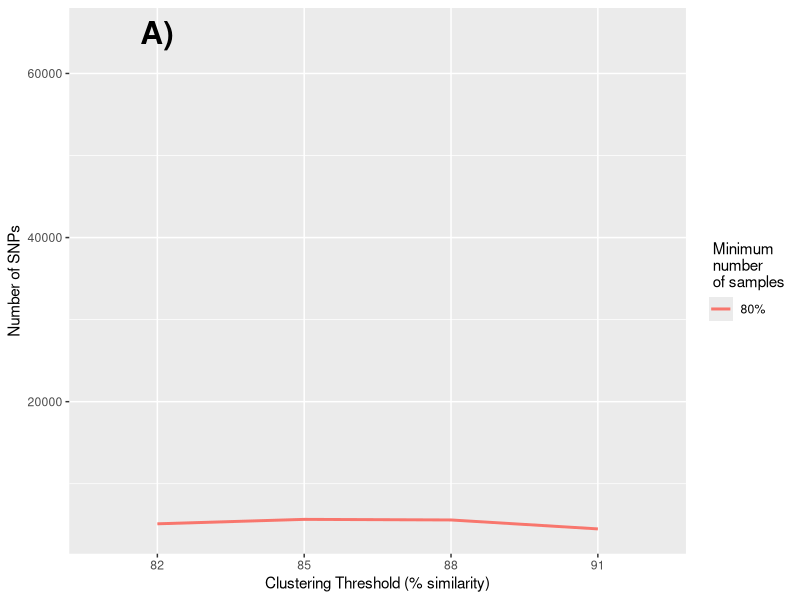

Generate this figure with R: (Note: this script raises an error after producing the figure.)
## Packages used 
library(dplyr)
library(ggplot2)
library(tidyr)

## Working direcory
setwd("~/GBS_Bioinf_Process_Mamm/bin")

## Start with a fresh brain
rm(list = ls())

## Get  parameters file
parameters <- read.table("../out/ipyrad_outfiles/stats/param_clust.txt")
colnames(parameters) <- c("parameter", "loci", "snp")


#### clustering threshold ####

## Reorder the data frame, separate the column parameters by "_" 
## Filter by  clustering threshold
## Change the numeric columns to factors
clust_thresh <- parameters %>% 
  separate(parameter, c("param", "value", "min_sam"), "_") %>%
  filter(param == "clust") %>%
  mutate(value = factor(value, levels = c(82, 85, 86, 87, 88, 89, 91, 94))) %>%
  mutate(min_sam = factor(min_sam, levels = c(40, 60, 80)))

# Generate the plot of SNPs obteined of clust_threshold's parameters 
clust_tresh_snp <-  ggplot(clust_thresh, aes(x=value, y=snp)) +
  geom_line(aes(group=min_sam, color=min_sam), size=1) +
  labs(colour = " Minimum \n number \n of samples", y = "Number of SNPs", x = "Clustering Threshold (% similarity)") +
  scale_color_discrete(breaks=c("40", "60", "80"),
                       labels=c("40%", "60%", "80%")) +
  annotate("text", x = 1, y = 65000, label = "A)", size = 8, fontface = 2)

clust_tresh_snp

## Save plot in EPS Extension
ggsave(clust_tresh_snp, file="../out/R_plots/Clust_Tresh_snp.png", device="png", dpi = 100)


# Generate the plot of Loci obteined of clust_threshold's parameters 
clust_tresh_loci <- ggplot(clust_thresh, aes(x=value, y=loci)) +
  geom_line(aes(group=min_sam, color=min_sam), size=1) +
  labs(y = "Number of Loci", x = "Cluster threshold") +
  labs(colour = " Minimum \n number \n of samples", y = "Number of Loci", x = "Clustering Threshold (% similarity)") +
  scale_color_discrete(breaks=c("40", "60", "80"),
                       labels=c("40%", "60%", "80%")) +
  annotate("text", x = 1, y = 3800, label = "B)", size = 8, fontface = 2)

clust_tresh_loci

## Save plot in EPS Extension
ggsave(clust_tresh_loci, file="../out/R_plots/Clust_Tresh_loci.png", device="png", dpi = 100)


## Filter the loci in 80%
loci <- clust_thresh %>% 
  filter(min_sam == "80") %>%
  select(loci) 

## Subtract the parameters at 80% to obtain the new loci discovered
new_loci <- data.frame()
for (row in 1:nrow(loci)){
  
  loci_rest <- loci[[(row+1),1]] - loci[[row,1]]
  
  new_loci <- rbind(new_loci, loci_rest)
}

## Reorder the data   frame to can do the graph of new loci
colnames(new_loci) <- "new_loci"
param_int <- as.data.frame(c("0.82/0.85", "0.85/0.86", "0.86/0.87", "0.87/0.88", "0.88/0.89", "0.89/0.91", "0.91/0.94"))
colnames(param_int) <- "int"
new_loci <- cbind(param_int, new_loci)


# Generate the plot of the iteraction of 80% clust_threshold values
new_loci_clust_tresh <- ggplot(new_loci, aes(x=int, y=new_loci, group = 1)) +
  geom_point(size = 2, color = "coral3") + geom_line(size = 1, color = "cyan4", linetype = "dashed") + 
  labs(y = "Number of new Loci", x = "Iteration of clust threshold") 

new_loci_clust_tresh

## Save plot in EPS Extension
ggsave(new_loci_clust_tresh, file="../out/R_plots/Clust_Tresh_new_loci.png", device="png", dpi = 100)


#### mindepth ####

## Reorder the data frame, separate the column parameters by "_" 
## Filter by  mindepth_
## Change the numeric columns to factors
mindepth <- parameters %>% 
  separate(parameter, c("param", "mindepth", "major_r", "min_sam"), "_") %>%
  filter(param == "mindepth") %>%
  mutate(mindepth = factor(mindepth, levels = c(6, 7, 8, 9, 10, 11, 12))) %>%
  mutate(major_r = factor(major_r, levels = c(3, 4, 5, 6, 7, 8, 9, 10, 11, 12))) %>%
  mutate(min_sam = factor(min_sam, levels = c(40, 60, 80)))

# Generate the plot of SNPs obteined of mindepth's parameters 
mindepth_snp <- ggplot(mindepth, aes(x=major_r, y=snp)) +
  geom_line(aes(group=min_sam, color=min_sam), size=1) +
  labs(y = "Number of SNPs", x = "mindepth") +
  labs(colour = " Minimum \n number \n of samples", y = "Number of SNPs", x = "Mindepth Majrule") +
  scale_color_discrete(breaks=c("40", "60", "80"),
                       labels=c("40%", "60%", "80%"))

mindepth_snp

## Save plot in EPS Extension
ggsave(mindepth_snp, file="../out/R_plots/Mindepth_snp.png", device="png", dpi = 100)

# Generate the plot of Loci obteined of mindepth's parameters 
mindepth_loci <- ggplot(mindepth, aes(x=major_r, y=loci)) +
  geom_line(aes(group=min_sam, color=min_sam), size=1) +
  labs(y = "Number of Loci", x = "major_r") +
  labs(colour = " Minimum \n number \n of samples", y = "Number of Loci", x = "Mindepth Majrule") +
  scale_color_discrete(breaks=c("40", "60", "80"),
                       labels=c("40%", "60%", "80%"))

mindepth_loci

## Save plot in EPS Extension
ggsave(mindepth_loci, file="../out/R_plots/Mindepth_loci.png", device="png", dpi = 100)


### Optimal Parameters ###

## Get  parameters file
parameters_opt <- read.table("../out/ipyrad_outfiles/stats/param_clust_opt.txt")
colnames(parameters_opt) <- c("parameter", "loci", "snp")


## Reorder the data frame, separate the column parameters by "_" 
## Filter by  clustering threshold
## Change the numeric columns to factors
par_opt <- parameters_opt %>% 
  separate(parameter, c("param", "clust", "mindepth", "min_sam"), "_") %>%
  mutate(clust = factor(clust, levels = c(87, 88, 89))) %>%
  mutate(mindepth = factor(mindepth, levels = c(7, 8, 9))) %>%
  mutate(min_sam = factor(min_sam, levels = c(30, 44, 60))) %>%
  mutate(min_sam = recode(min_sam, "30" = "40", "44" = "60", "60" = "80")) %>%
  mutate(opt = paste(clust, mindepth, sep = '_')) %>%
  select(param, opt, min_sam, loci, snp)


# Generate the plot of SNPs obteined of clust_threshold's parameters 
param_opt_snp <-  ggplot(par_opt, aes(x=opt, y=snp)) +
  geom_line(aes(group=min_sam, color=min_sam), size=1) +
  labs(colour = " Minimum \n number \n of samples", y = "Number of SNPs", x = "Clustering Threshold (% similarity)") +
  scale_color_discrete(breaks=c("40", "60", "80"),
                       labels=c("40%", "60%", "80%")) +
  annotate("text", x = 1, y = 50000, label = "A)", size = 8, fontface = 2)

param_opt_snp

# Generate the plot of Loci obteined of clust_threshold's parameters 
param_opt_loci <- ggplot(par_opt, aes(x=opt, y=loci)) +
  geom_line(aes(group=min_sam, color=min_sam), size=1) +
  labs(y = "Number of Loci", x = "Cluster threshold") +
  labs(colour = " Minimum \n number \n of samples", y = "Number of Loci", x = "Clustering Threshold (% similarity)") +
  scale_color_discrete(breaks=c("40", "60", "80"),
                       labels=c("40%", "60%", "80%")) +
  annotate("text", x = 1, y = 3000, label = "B)", size = 8, fontface = 2)

param_opt_loci

